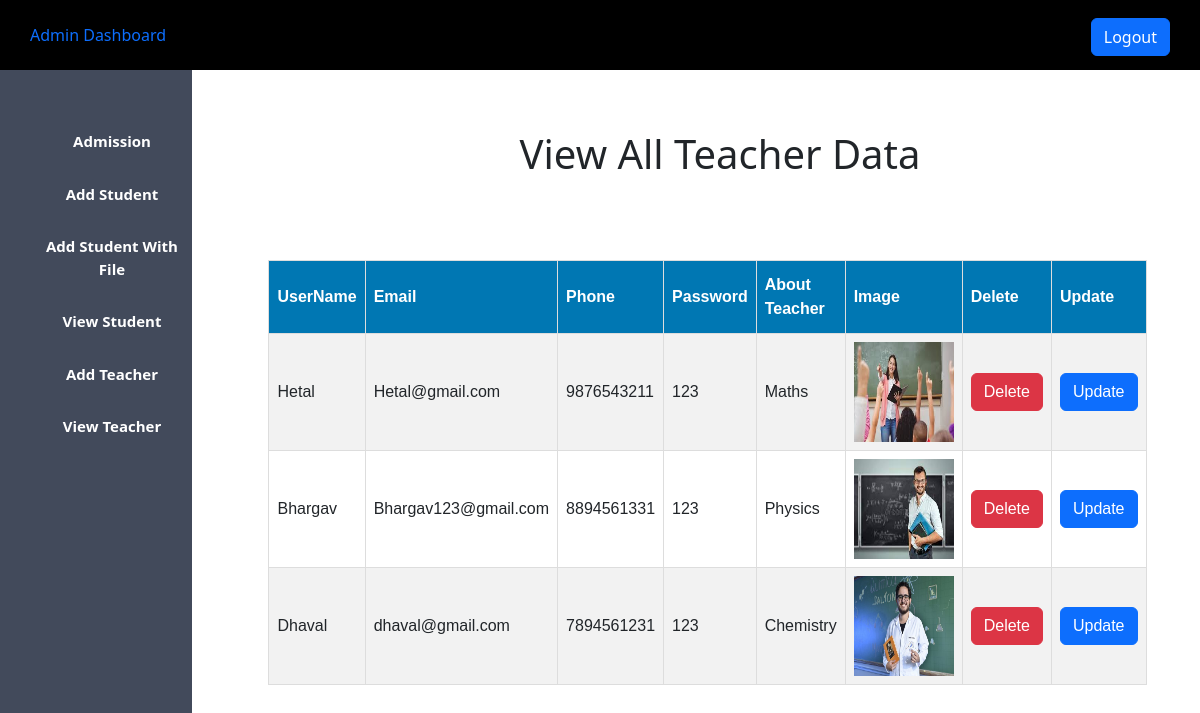
The page /admin_view_teacher.php (signed in) on the database its author committed.
### tables this page shows
CREATE TABLE `user` (
  `id` int(11) NOT NULL,
  `username` varchar(50) DEFAULT NULL,
  `phone` bigint(20) DEFAULT NULL,
  `email` varchar(50) DEFAULT NULL,
  `usertype` varchar(50) DEFAULT NULL,
  `password` varchar(50) DEFAULT NULL,
  `description` varchar(100) DEFAULT NULL,
  `image` varchar(40) DEFAULT NULL
);

### admin_view_teacher.php (the view, shortened to what this page needs)
<?php
    $host = "localhost";
    $user = "root";
    $password = "";
    $db = "lms_db";
    $data=mysqli_connect($host,$user,$password,$db);
    $sql="SELECT * FROM user WHERE usertype ='teacher'";
    $result=mysqli_query($data,$sql);
?>
<!DOCTYPE html>
<html lang="en">
<head>
   <?php
        include('admin_css.php');
    ?>
</head>
<body>
    <?php
        include('admin_sidebar.php');
    ?>
    <div class="content">
        <center>
        <h1>View All Teacher Data</h1>
        <br>
        <table id="table1" border="1px">
            <tr>
                <th class="table_th">UserName</th>
                <th class="table_th">Email</th>
                <th class="table_th">Phone</th>
                <th class="table_th">Password</th>
                <th class="table_th">About Teacher</th>
                <th class="table_th">Image</th>
                <th class="table_th">Delete</th>
                <th class="table_th">Update</th>
            </tr>
           <?php
            while($info=$result->fetch_assoc())
            {
            ?>
            <tr>
                <td class="table_td"> <?php echo "{$info['username']}"; ?>
                </td>
                <td class="table_td"> <?php echo "{$info['email']}"; ?>
                </td>
                <td class="table_td"> <?php echo "{$info['phone']}"; ?>
                </td>
                <td class="table_td"> <?php echo "{$info['password']}"; ?>
                </td>
                <td class="table_td"><?php echo "{$info['description']}" ?></td>
                <td class="table_td"><img height="100px" width="100px" src="<?php echo "{$info['image']}" ?>"></td>
                <td class="table_td">
                    <?php
                    echo "<a onClick=\"javascript:return confirm('Are You Sure To Delete This');\" class='btn btn-danger' href='admin_view_teacher.php?teacher_id={$info['id']}'>Delete</a>";
                    ?>
                </td>
                <td class="table_td">
                    <?php
                    echo "<a href='admin_update_teacher.php?teacher_id={$info['id']}' class='btn btn-primary'>Update</a>";
                    ?>
                </td>
            </tr>
            <?php
            }
            ?>
        </table>
        </center>
    </div>
</body>
</html>

### admin_css.php (shortened to what this page needs)
<link rel="stylesheet" type="text/css" href="css/admin.css">
<link href="https://cdn.jsdelivr.net/npm/bootstrap@5.3.0-alpha3/dist/css/bootstrap.min.css" rel="stylesheet">

### admin_sidebar.php
<header class="header">
        <a href="adminhome.php">Admin Dashboard</a>
        <div class="logout">
            <a href="logout.php" class="btn btn-primary">Logout</a>
        </div>
</header>
<aside>
    <ul>
        <li>
            <a href="admission.php">Admission</a>
        </li>
        <li>
            <a href="add_student.php">Add Student</a>
        </li>
        <li>
            <a href="add_student_with_file.php">Add Student With File</a>
        </li>
        <li>
            <a href="view_student.php">View Student</a>
        </li>
        <li>
            <a href="admin_add_teacher.php">Add Teacher</a>
        </li>
        <li>
            <a href="admin_view_teacher.php">View Teacher</a>
        </li>
    </ul>
</aside>

### css/admin.css (style rules this page uses)
* { margin: 0px; padding: 0px; }
.header { background-color: rgb(0, 0, 0); line-height: 70px; padding-left: 30px; position: sticky; top: 0px; }
a, a:hover { text-decoration: none !important; }
.logout { float: right; padding-right: 30px; }
ul { background-color: #424a5b; width: 16%; height: 100%; position: fixed; padding-top: 5%; text-align: center; }
ul li { list-style: none; padding-bottom: 30px; font-size: 15px; }
ul li a { color: white; font-weight: bold; }
.content { margin-left: 20%; margin-top: 5%; }

### admin_view_teacher.php (style rules this page uses)
#table1 { font-family: Arial; border-collapse: collapse; margin-top: 50px; margin-right: 25px; width: 70%; overflow: auto; }
#table1 td, #table1 th { border: 1px solid #ddd; padding: 8px; }
#table1 tr:nth-child(even) { background-color: #f2f2f2; }
#table1 th { padding-top: 12px; padding-bottom: 12px; text-align: left; background-color: #0077b3; color: white; }

### rows shown on the page
user: username "Hetal", email "Hetal@gmail.com", phone "9876543211", password "123", description "Maths", image (picture)
user: username "Bhargav", email "Bhargav123@gmail.com", phone "8894561331", password "123", description "Physics", image (picture)
user: username "Dhaval", email "dhaval@gmail.com", phone "7894561231", password "123", description "Chemistry", image (picture)
